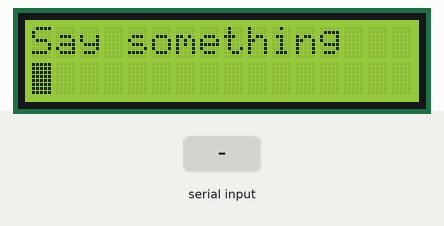
Bench run of a program on a simulated Raspberry Pi (BCM pin numbers). Shown: 16×2 character LCD. The test bench sets the inputs (shaded band). What the program prints to the terminal is not drawn.

Above: at 1.2 s.
1.3 s: "1" typed at the terminal, then Enter
At 2.0 s:
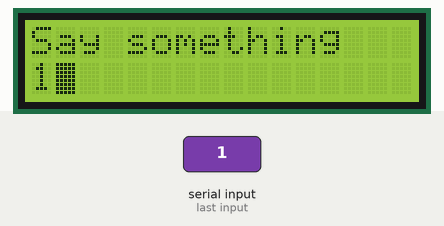
2.8 s: "0" typed at the terminal, then Enter
At 5.5 s:
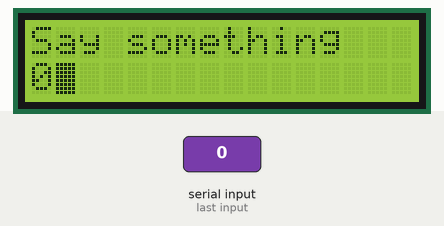
5.8 s: "2" typed at the terminal, then Enter
At 7.8 s:
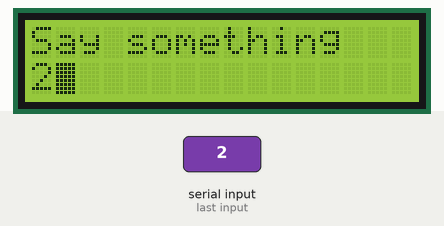
Timing chart, 0 to 9.3 s (numbered marks = the images above; inputs shaded):
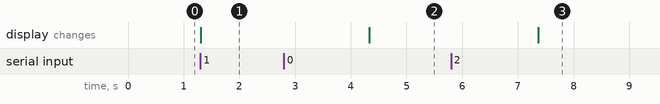

Measured:
- after the input at 1.3 s, the display: changes at once (image 1)
- after the input at 2.8 s, the display: changes after 1.5 s (image 2)
- after the input at 5.8 s, the display: changes after 1.6 s (image 3)

The program:

keyboard.py
```python
# https://rplcd.readthedocs.io/en/latest/getting_started.html
from RPLCD.i2c import CharLCD
import time

lcd = CharLCD(i2c_expander='PCF8574', address=0x27, port=1,
              cols=16, rows=2, dotsize=8,
              charmap='A02',
              auto_linebreaks=False,
              backlight_enabled=True)

while(True):
  lcd.clear()
  lcd.cursor_pos = (0,0)
  lcd.write_string("Say something")
  lcd.cursor_pos = (1,0)
  lcd.cursor_mode = 'blink'
  entry = input()
  lcd.write_string(entry)
  time.sleep(3)
```
